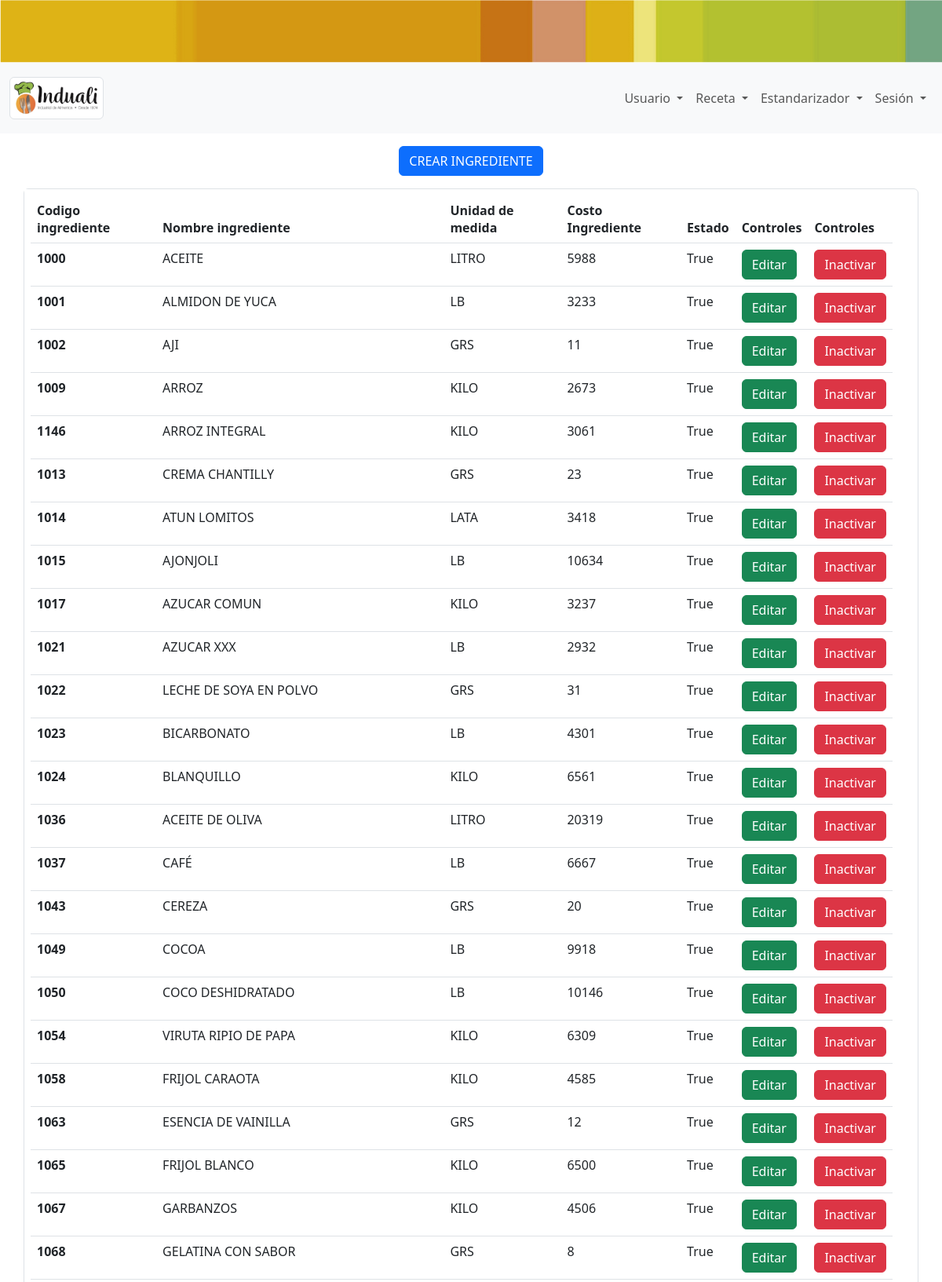
The page /ingrediente/ (upper part) on the database its author committed.
### ingrediente/models.py (models this page shows, shortened)
class Ingrediente(models.Model):
    codIngrediente = models.CharField(max_length=50, verbose_name="Codigo Ingrediente")
    nomIngrediente = models.CharField(max_length=50, verbose_name="Nombre Ingrediente")
    unidadMedida = models.CharField(max_length=50, verbose_name="Unidad de Medida")
    costoIngrediente = models.CharField(max_length=50, verbose_name="Costo Ingrediente")
    estado = models.BooleanField(default=True, verbose_name="Estado")
    class Meta:
        verbose_name = "Ingrediente"
        verbose_name_plural = "Ingredientes"

### ingrediente/views.py (the view)
# urls.py: path('ingrediente/', include('ingrediente.urls')),
def ingrediente(request):
    ingrediente = Ingrediente.objects.all()
    return render(request, 'ingrediente/ingrediente.html', {'ingrediente': ingrediente})

### base/templates/ingrediente/ingrediente.html (shortened to what this page needs)
{% extends 'partials/body.html' %}
{% block contenido %}
<center>
  <form class="form-inline my-3 my-lg-3">
    <a href="{% url 'ingrediente-crear'%}" class="btn btn-primary"> CREAR INGREDIENTE
    </a>
  </form>
</center>
<section class="col-lg-12 table">
  <div class="container-text-center bg-white text-dark row g-6 border rounded">
    <div class="row align-items-start">
      <div class="col-12 table-responsive">
        <table class="table" id="tabla-general">
          <thead class="thead-dark">
            <tr>
              <th scope="col">Codigo ingrediente</th>
              <th scope="col">Nombre ingrediente</th>
              <th scope="col">Unidad de medida</th>
              <th scope="col">Costo Ingrediente</th>
              <th scope="col">Estado</th>
              <th scope="col">Controles</th>
              <th scope="col">Controles</th>
            </tr>
          </thead>
          <tbody id="tblIngredientes">
            {% for items in ingrediente%}
            {% if items.estado == True %}
            <tr>
              <th scope="row">{{items.codIngrediente}}</th>
              <td>{{items.nomIngrediente}}</td>
              <td>{{items.unidadMedida}}</td>
              <td>{{items.costoIngrediente}}</td>
              <td>{{items.estado}}</td>
              <td>
                <button type="button" class="btn btn-success" data-bs-toggle="modal" data-bs-target="#exampleModal">
                  Editar
                </button>
              </td>
              <td>
                <button type="button" class="btn btn-danger" data-bs-toggle="modal" data-bs-target="#InactivarModal">
                  Inactivar
                </button>
              </td>
            </tr>
            {% endif %}
            {% endfor %}
          </tbody>
        </table>
      </div>
    </div>
  </div>
</section>
{% endblock contenido %}

### static/css/estilos.css (style rules this page uses)
* { margin: 0px; padding: 0px; }
body { height: 400px; background-image: url("https://3.bp.blogspot.com/-jx4iOrTkN-o/XGCM5wiWqpI/AAAAAAAAEfQ/oenvBoXaPMsaI-XV9bFCwF-aWsKCs1f2QCLcBGAs/s1600/alimentos-ricos-en-minerales.jpg"); background-size: cover; background-repeat: no-repeat; background-attachment: fixed; display: grid; min-height: 100vh; grid-template-rows: 80px 90px auto 80px; position: relative; }

### rows shown on the page
Ingrediente: codIngrediente "1000", nomIngrediente "ACEITE", unidadMedida "LITRO", costoIngrediente "5988", estado "True"
Ingrediente: codIngrediente "1001", nomIngrediente "ALMIDON DE YUCA", unidadMedida "LB", costoIngrediente "3233", estado "True"
Ingrediente: codIngrediente "1002", nomIngrediente "AJI", unidadMedida "GRS", costoIngrediente "11", estado "True"
Ingrediente: codIngrediente "1009", nomIngrediente "ARROZ", unidadMedida "KILO", costoIngrediente "2673", estado "True"
Ingrediente: codIngrediente "1146", nomIngrediente "ARROZ INTEGRAL", unidadMedida "KILO", costoIngrediente "3061", estado "True"
Ingrediente: codIngrediente "1013", nomIngrediente "CREMA CHANTILLY", unidadMedida "GRS", costoIngrediente "23", estado "True"
Ingrediente: codIngrediente "1014", nomIngrediente "ATUN LOMITOS", unidadMedida "LATA", costoIngrediente "3418", estado "True"
Ingrediente: codIngrediente "1015", nomIngrediente "AJONJOLI", unidadMedida "LB", costoIngrediente "10634", estado "True"
Ingrediente: codIngrediente "1017", nomIngrediente "AZUCAR COMUN", unidadMedida "KILO", costoIngrediente "3237", estado "True"
Ingrediente: codIngrediente "1021", nomIngrediente "AZUCAR XXX", unidadMedida "LB", costoIngrediente "2932", estado "True"
Ingrediente: codIngrediente "1022", nomIngrediente "LECHE DE SOYA EN POLVO", unidadMedida "GRS", costoIngrediente "31", estado "True"
Ingrediente: codIngrediente "1023", nomIngrediente "BICARBONATO", unidadMedida "LB", costoIngrediente "4301", estado "True"
Ingrediente: codIngrediente "1024", nomIngrediente "BLANQUILLO", unidadMedida "KILO", costoIngrediente "6561", estado "True"
Ingrediente: codIngrediente "1036", nomIngrediente "ACEITE DE OLIVA", unidadMedida "LITRO", costoIngrediente "20319", estado "True"
Ingrediente: codIngrediente "1037", nomIngrediente "CAFÉ", unidadMedida "LB", costoIngrediente "6667", estado "True"
Ingrediente: codIngrediente "1043", nomIngrediente "CEREZA", unidadMedida "GRS", costoIngrediente "20", estado "True"
Ingrediente: codIngrediente "1049", nomIngrediente "COCOA", unidadMedida "LB", costoIngrediente "9918", estado "True"
Ingrediente: codIngrediente "1050", nomIngrediente "COCO DESHIDRATADO", unidadMedida "LB", costoIngrediente "10146", estado "True"
Ingrediente: codIngrediente "1054", nomIngrediente "VIRUTA RIPIO DE PAPA", unidadMedida "KILO", costoIngrediente "6309", estado "True"
Ingrediente: codIngrediente "1058", nomIngrediente "FRIJOL CARAOTA", unidadMedida "KILO", costoIngrediente "4585", estado "True"
Ingrediente: codIngrediente "1063", nomIngrediente "ESENCIA DE VAINILLA", unidadMedida "GRS", costoIngrediente "12", estado "True"
Ingrediente: codIngrediente "1065", nomIngrediente "FRIJOL BLANCO", unidadMedida "KILO", costoIngrediente "6500", estado "True"
Ingrediente: codIngrediente "1067", nomIngrediente "GARBANZOS", unidadMedida "KILO", costoIngrediente "4506", estado "True"
Ingrediente: codIngrediente "1068", nomIngrediente "GELATINA CON SABOR", unidadMedida "GRS", costoIngrediente "8", estado "True"
